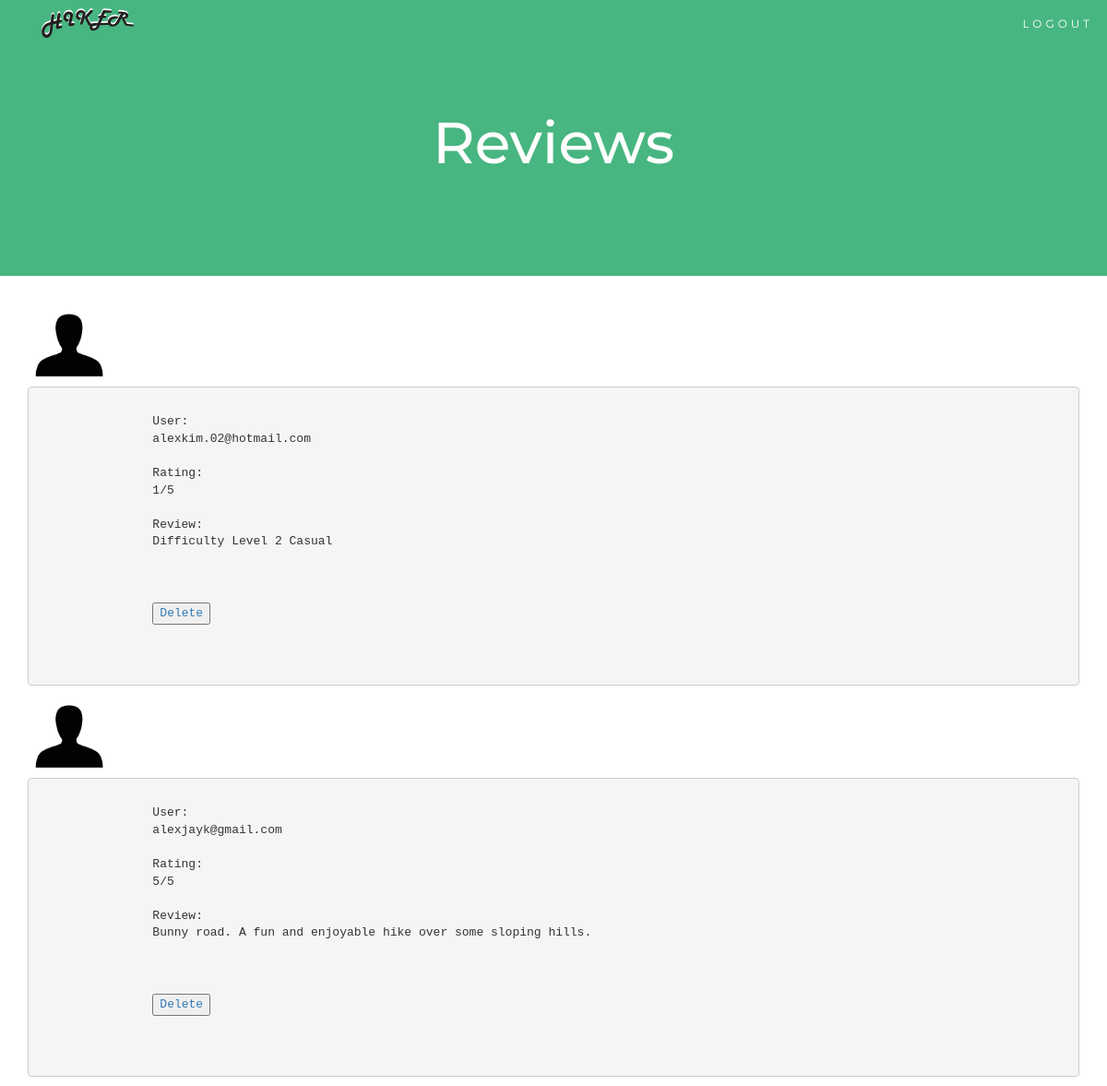
/Casual.php, run on the app's committed database.
### tables this page shows
CREATE TABLE `reviews` (
  `review_ID` int(10) NOT NULL,
  `difficulty_ID` int(10) NOT NULL,
  `email` varchar(50) NOT NULL,
  `rating` int(10) NOT NULL,
  `review_text` varchar(500) NOT NULL
);

### Casual.php (the view, shortened to what this page needs)
<!DOCTYPE html>
<html lang="en">
<head>
  <link rel="stylesheet" href="https://maxcdn.bootstrapcdn.com/bootstrap/3.3.7/css/bootstrap.min.css">
  <link rel="stylesheet" href="style.css">
</head>
<body id="myPage" data-spy="scroll" data-target=".navbar" data-offset="60">
<nav class="navbar navbar-default navbar-fixed-top">
  <div class="container">
    <div class="navbar-header">
      <a class="navbar-brand" href="#myPage"><a href="project-base.php"><img src="Hiker_Text.svg" height=50px width=100px></a></a>
    </div>
    <div class="collapse navbar-collapse" id="myNavbar">
      <ul class="nav navbar-nav navbar-right">
        <li(<?php echo ucfirst($_SESSION['user']['user_type']); ?>)</i> <br>
			<a href="index.php?logout='1'" style="color: white;">LOGOUT</a></li>
      </ul>
    </div>
  </div>
</nav>
<div class="jumbotron text-center">
<h1>Reviews</h1>
</div>
<?php
require_once 'login.php';
$conn = new mysqli($hn, $un, $pw, $db);
$query = 'Select * from reviews WHERE difficulty_ID=2';
$result = $conn->query($query);
$row_count = $result->num_rows;
for($j=0; $j<$row_count; ++$j){
	$result->data_seek($j);
	$row = $result->fetch_array(MYSQLI_NUM);
echo <<<_END
<div class="container">
			<img src="user1.png" alt="User" style="width:90px">
	<pre>
		User:
		$row[2]
		Rating:
		$row[3]/5
		Review:
		$row[4]
	<form method='GET' action='Delete-Review.php'>
		<input type='hidden' name='review_ID' value='$row[0]'>
		<a href='Delete-Review.php?review_ID=$review_ID'><input type='submit' value='Delete'></a>
	</form>
	</pre>
</div>
_END;
}
?>
	</body>
</html>

### style.css (style rules this page uses)
body { font: 400 15px Lato, sans-serif; line-height: 1.8; color: #818181; }
.jumbotron { background-color: #48B681; color: #fff; padding: 100px 25px; font-family: Montserrat, sans-serif; }
.navbar { margin-bottom: 0; background-color: #48B681; z-index: 9999; border: 0; font-size: 12px !important; line-height: 1.42857143 !important; letter-spacing: 4px; border-radius: 0; font-family: Montserrat, sans-serif; }
.navbar li a, .navbar .navbar-brand { color: #fff !important; }

### data on the page
reviews: email "alexkim.02@hotmail.com", rating "1", review_text "Difficulty Level 2 Casual"
reviews: email "alexjayk@gmail.com", rating "5", review_text "Bunny road. A fun and enjoyable hike over some sloping hills."
